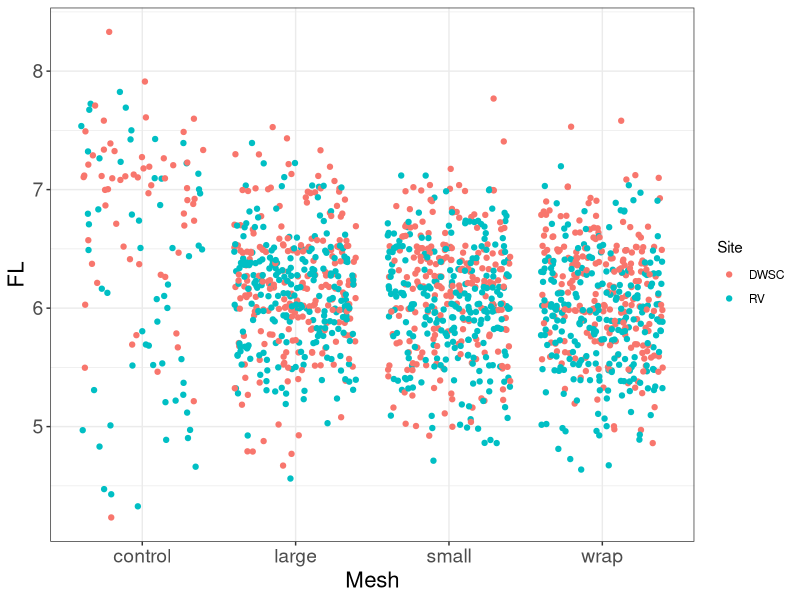
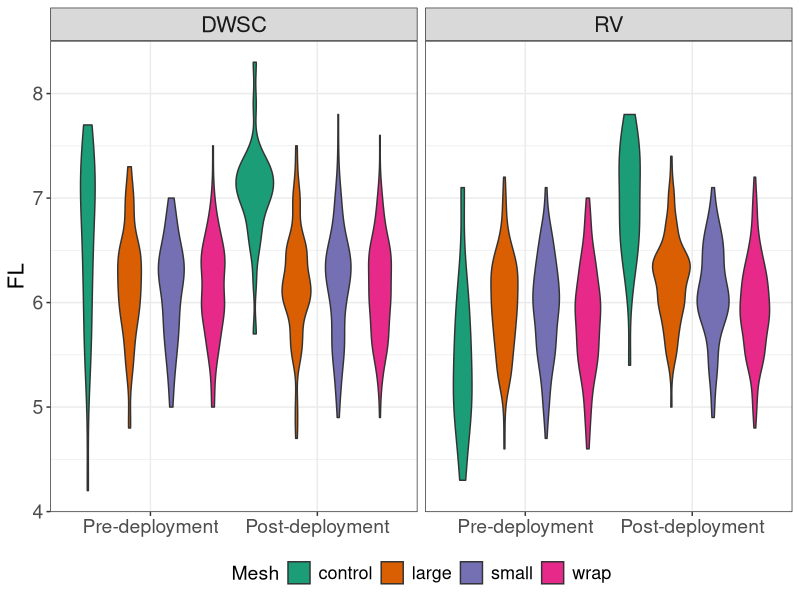
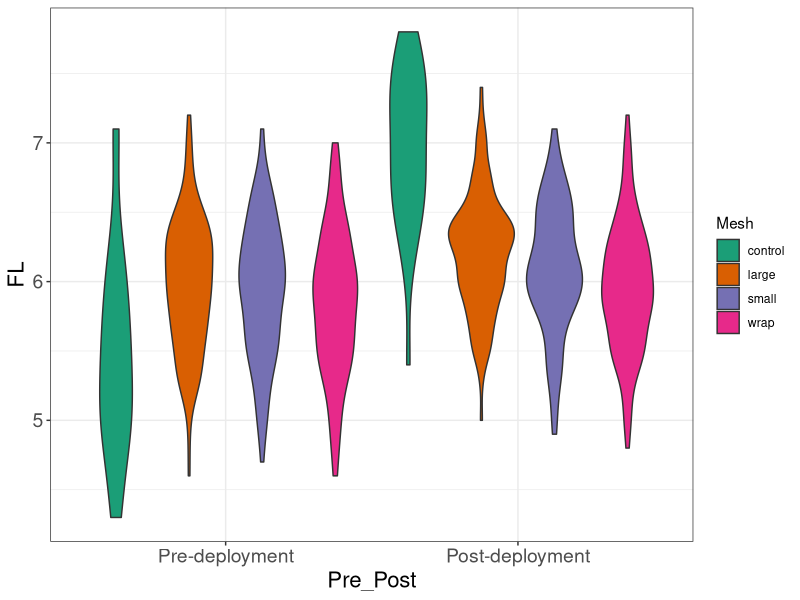
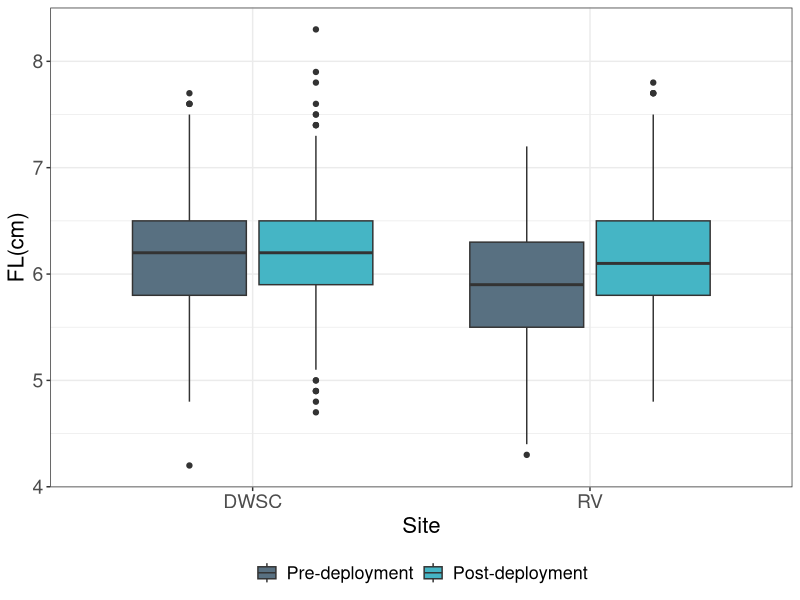
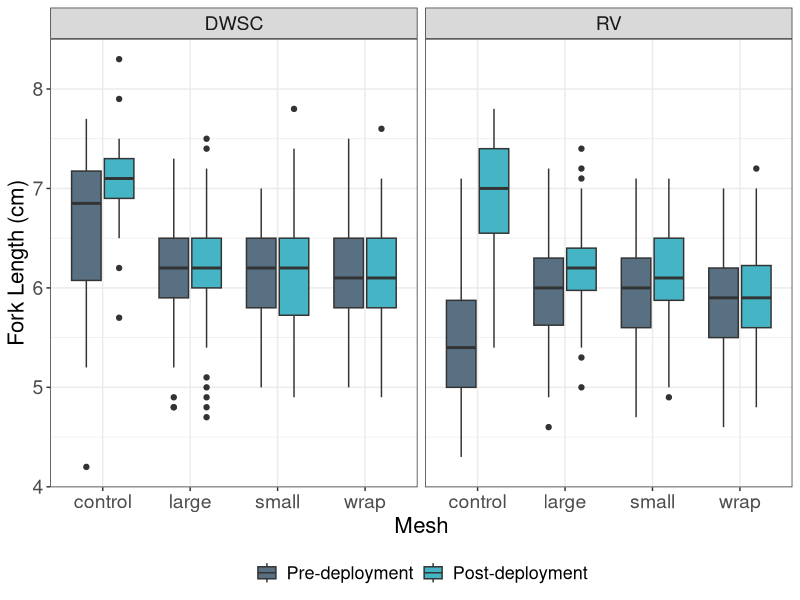
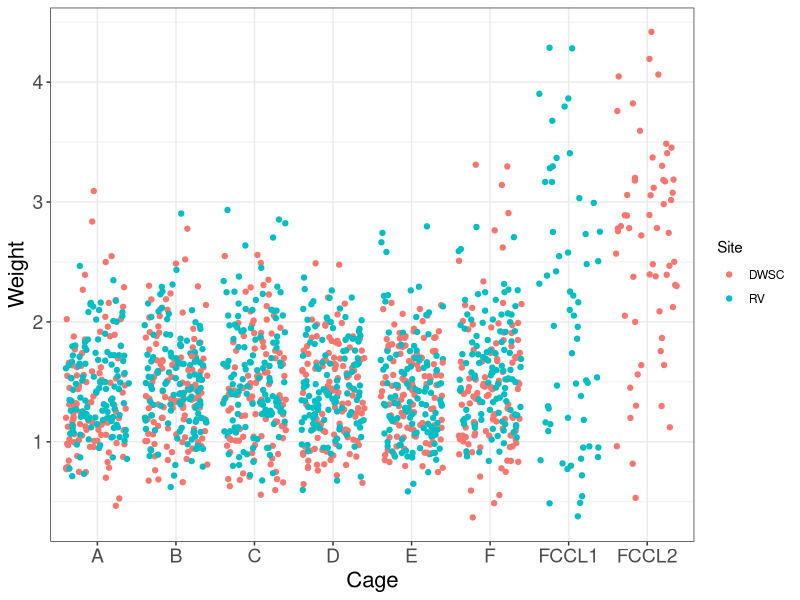
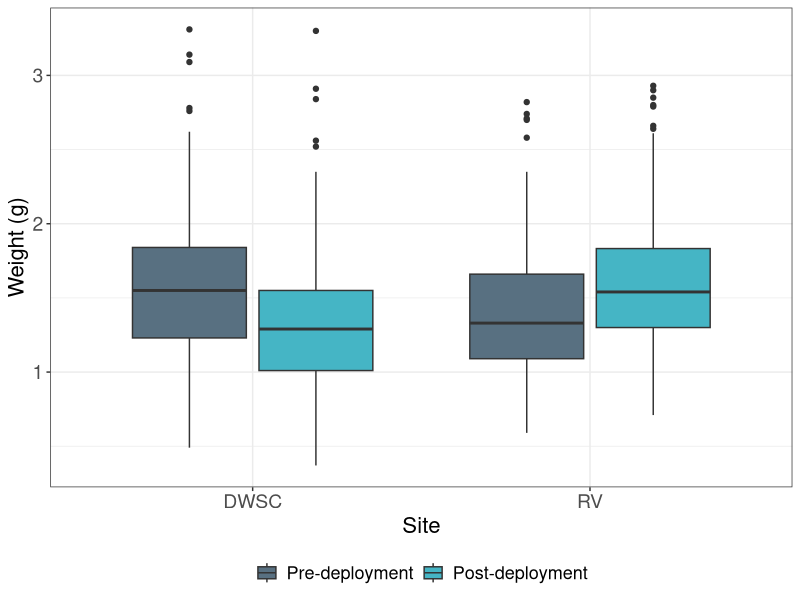
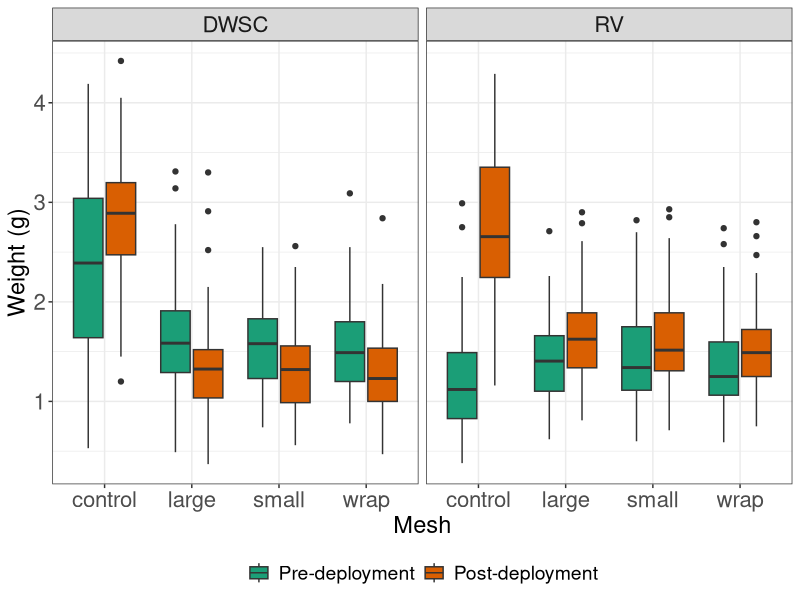

The R source for these figures, in order:
# Look at summary stats of Cage Data
# 5/2/19
# Catarina Pien

rm(list=ls(all=TRUE))
library(tidyverse)

# Load data --------------------------------------------
DWSC <- read.csv("smelt_2019_winterspring/data_raw/DWSC_Edited_Pre-Post_Data.csv")
DWSC$Site <- "DWSC"
RVR <- read.csv("smelt_2019_winterspring/data_raw/RVERS_Edited_Pre-Post_Data.csv")
RVR$Site <- "RV"
FCCL <- read.csv("smelt_2019_winterspring/data_raw/FCCL_Weight_Length_CF.csv")
FCCL_ed <- FCCL %>%
  select(c(1,4,5,6,9,10,11,12,13))
Cage1 <- rbind(DWSC, RVR)
Cage2 <- Cage1 %>%
  select(-c(Tag, Pre_post_Match))
Cage <- rbind(Cage2, FCCL_ed) %>%
  filter(Cage != "FC1") %>%
  filter(Cage != "FC2")

# Add cage type in --------------------------------------
Cage_type <- as.data.frame(matrix(0, ncol = 2, nrow = 8))
colnames(Cage_type) <- c("Cage", "Mesh")

Cage_type$Cage <- c("A", "B", "C", "D", "E", "F", "FCCL1", "FCCL2")
Cage_type$Mesh <- c("wrap", "large", "small", "small", "wrap", "large", "control", "control")

Cagetype_data <- merge(Cage, Cage_type, by = "Cage", all.x = TRUE)

# Write files
# write.csv(Cagetype_data, "CSV_Output/Cagetype_data.csv")

# Reorganize data -------------------------------
Cage$Site <- ordered(Cagetype_data$Site, levels = c("RV", "DWSC"))
Cage$Delta_Wt <- Cage$Post_Weight_g-Cage$Pre_Weight_g
Cage$Site <- ordered(Cage$Site, levels = c("RV", "DWSC"))

# Rearrange data to be able to look at pre-post differences 
Cage_FL <- pivot_longer(Cagetype_data, cols = c(Pre_FL_cm, Post_FL_cm), names_to = "Pre_Post", 
                        values_to = "FL" ) # for FL
Cage_Weight <- pivot_longer(Cagetype_data, cols = c(Pre_Weight_g, Post_Weight_g), names_to = "Pre_Post", 
                            values_to = "Weight" )
Cage_CF <- pivot_longer(Cagetype_data, cols = c(Pre_CF, Post_CF), names_to = "Pre_Post", 
                        values_to = "CF")

# Order Pre_Post variables so "pre" shows up first
Cage_FL$Pre_Post <- ordered(Cage_FL$Pre_Post, levels = c("Pre_FL_cm", "Post_FL_cm"))
levels(Cage_FL$Pre_Post) <- c("Pre-deployment", "Post-deployment")

Cage_Weight$Pre_Post <- ordered(Cage_Weight$Pre_Post, levels = c("Pre_Weight_g", "Post_Weight_g"))
levels(Cage_Weight$Pre_Post) <- c("Pre-deployment", "Post-deployment")

Cage_CF$Pre_Post <- ordered(Cage_CF$Pre_Post, levels = c("Pre_CF", "Post_CF"))
levels(Cage_CF$Pre_Post) <- c("Pre-deployment", "Post-deployment")

### Manuscript Table -----------------------------------------------------------

SumTable <- Cagetype_data %>%
  group_by(Site, Mesh) %>%
  drop_na(Pre_CF) %>%
  summarize(min.pre.fl = min(Pre_FL_cm) * 10,
            max.pre.fl = max(Pre_FL_cm) * 10,
            min.pre.Wt = min(Pre_Weight_g),
            max.pre.Wt = max(Pre_Weight_g), 
            n = n(),
            mean.pre.fl = round(mean(Pre_FL_cm),2) * 10,
            se.pre.fl = round(sd((Pre_FL_cm) * 10/sqrt(n)),2),
            mean.pre.wt = round(mean(Pre_Weight_g),2),
            se.pre.wt = round((sd(Pre_Weight_g) * 10/sqrt(n)),2)) 

SumTable_Post <- Cagetype_data %>%
  group_by(Site, Mesh) %>%
  drop_na(Post_FL_cm) %>%
  summarize(
            n = n(),
            mean.Post.fl = round(mean(Post_FL_cm),2) * 10,
            se.Post.fl = round(sd((Post_FL_cm) * 10/sqrt(n)),2),
            mean.Post.wt = round(mean(Post_Weight_g),2),
            se.Post.wt = round((sd(Post_Weight_g) * 10/sqrt(n)),2)) 


### Fork Length --------------------------------------------------------------------
## Calculate mean, sd, median for FL
Cage.FL.stat <- Cage %>%
  na.omit() %>%
  group_by(Site, Cage)%>%
  summarize(
    FL_pre_mean = mean(Pre_FL_cm),
    FL_pre_sd = sd(Pre_FL_cm),
    FL_post_mean = mean(Post_FL_cm),
    FL_post_sd = sd(Post_FL_cm),
    FL_pre_median = median(Pre_FL_cm),
    FL_post_median = median(Post_FL_cm),
    N = n())

# Write summary table
# write.csv(Cage.stat.FL, "CSV_Output/FL.csv")

# Size (FL) distributions - plot
ggplot(Cage_FL) +
  geom_jitter(aes(Mesh, FL, col = Site)) +
  theme_bw() +
  theme(axis.text = element_text(size = 14),
        axis.title = element_text(size = 16))

# Violin plots for FL 
  # Split up controls 
Cage_FL_DWSC <- Cage_FL%>%
  filter(Site == "DWSC")
Cage_FL_RV <- Cage_FL%>%
  filter(Site == "RV")
  # Plot
ggplot(Cage_FL) +
  geom_violin(aes(Pre_Post, FL, fill = Mesh), position = position_dodge(1)) +
  facet_wrap(~Site) +
  scale_fill_brewer(palette="Dark2")+
  theme_bw() +
  theme(axis.text = element_text(size = 14),
        axis.title.x = element_blank(),
        axis.title = element_text(size = 16),
        strip.text = element_text(size = 16),
        legend.title = element_text(size = 14),
        legend.text = element_text(size = 13),
        legend.position = "bottom")


ggplot(Cage_FL_RV) +
  geom_violin(aes(Pre_Post, FL, fill = Mesh), position = position_dodge(1)) +
  scale_fill_brewer(palette="Dark2")+
  theme_bw() +
  theme(axis.text = element_text(size = 14),
        axis.title = element_text(size = 16))

# Pre-Post Boxplot By site
ggplot(Cage_FL, aes(x = Site, y = FL, fill = Pre_Post)) +
  geom_boxplot() +
  labs(y = "FL(cm)")+
  scale_fill_manual(values = c("#587081", "#45b5c5"))+
  theme_bw() +
  theme(axis.text = element_text(size = 14),
        axis.title = element_text(size = 16),
        legend.text = element_text(size = 13),
        legend.title = element_blank(),
        legend.position = "bottom",
        strip.text = element_text(size = 14))

# Pre-Post Boxplot Size by Site and Cage #########
ggplot(Cage_FL, aes(x = Mesh, y = FL, fill = Pre_Post)) +
  geom_boxplot() +
  labs(y = "Fork Length (cm)")+
  scale_fill_manual(values = c("#587081", "#45b5c5"))+
  facet_wrap(~Site) +
  theme_bw() +
  theme(axis.text = element_text(size = 14),
        axis.title = element_text(size = 16),
        legend.text = element_text(size = 13),
        legend.title = element_blank(),
        legend.position = "bottom",
        strip.text = element_text(size = 14))

### Weight ------------------------------------------------------------------
## Weight Summary Table
# Calculate mean, median, sd for Weight
Cage.Wt.stat <- Cage %>%
  na.omit() %>%
  group_by(Site, Cage)%>%
  summarize(
    Weight_pre_mean = mean(Pre_Weight_g),
    Weight_pre_sd = sd(Pre_Weight_g),
    Weight_post_mean = mean(Post_Weight_g),
    Weight_post_sd = sd(Post_Weight_g),
    Weight_pre_median = median(Pre_Weight_g),
    Weight_post_median = median(Post_Weight_g),
    N = n())

# Write file
# write.csv(Cage.Wt.stat, "CSV_Output/Wt.csv")

# Weight distributions - plot
ggplot(Cage_Weight) +
  geom_jitter(aes(Cage, Weight, col = Site)) +
  theme_bw() +
  theme(axis.text = element_text(size = 14),
        axis.title = element_text(size = 16))

# Boxplot of Weight by site
  #remove controls
Cage_Weight_2 <- Cage_Weight %>%
  filter(Cage != "FCCL1") %>%
  filter(Cage != "FCCL2")

  # plot
ggplot(Cage_Weight_2, aes(x = Site, y = Weight, fill = Pre_Post)) +
  geom_boxplot() +
  labs(y = "Weight (g)")+
  scale_fill_manual(values = c("#587081", "#45b5c5"))+
  theme_bw() +
  theme(axis.text = element_text(size = 14),
        axis.title = element_text(size = 16),
        legend.text = element_text(size = 13),
        legend.title = element_blank(),
        legend.position = "bottom",
        strip.text = element_text(size = 14))

# Boxplot by site and cage
ggplot(Cage_Weight, aes(x = Mesh, y = Weight, fill = Pre_Post)) +
  geom_boxplot() +
  labs(y = "Weight (g)")+
  facet_wrap(~Site) +
  scale_fill_brewer(palette="Dark2")+
  theme_bw() +
  theme(axis.text = element_text(size = 16),
        axis.title = element_text(size = 17),
        legend.text = element_text(size = 14),
        legend.title = element_blank(),
        legend.position = "bottom",
        strip.text = element_text(size = 16))

# Delta Weight
Cage$Delta_Wt <- Cage$Post_Weight_g-Cage$Pre_Weight_g

ggplot(Cage, aes(x = Site, y = Delta_Wt, fill = Cage)) +
  geom_boxplot(outlier.shape = NA) +
  geom_hline(yintercept=0)+
  scale_fill_brewer(palette="Dark2")+
  labs(y = "Delta Weight (g)")+
  theme_bw() +
  theme(axis.text = element_text(size = 14),
        axis.title = element_text(size = 16),
        legend.text = element_text(size = 13),
        legend.title = element_text(size = 13),
        strip.text = element_text(size = 14))

### Condition Factor --------------------------------------------------------------

Cage.CF <- Cagetype_data %>%
  na.omit() %>%
  filter(Cage!="FCCL1") %>%
  filter(Cage!="FCCL2") %>%
  group_by(Site, Mesh)%>%
  summarize(
    Delta_CF_Mean = mean(Delta_CF),
    Delta_CF_sd = sd(Delta_CF),
    Delta_CF_median = median(Delta_CF),
    N = n()
  )

Cage.box <- Cage %>%
  na.omit() %>%
  group_by(Site, Cage)%>%
  summarize(
    Delta_CF_Mean = mean(Delta_CF),
    Delta_CF_sd = sd(Delta_CF),
    Delta_CF_median = median(Delta_CF),
    N = n()
  )

# write.csv(Cage.CF, "Condition_Factors.csv")

# Pre-Post Boxplot Size by Site and Cage #########
ggplot(Cage_CF, aes(x = Mesh, y = CF, fill = Pre_Post)) +
  geom_boxplot() +
  labs(y = "Condition Factor")+
  scale_fill_manual(values = c("violetred1", "violetred4"))+
  facet_wrap(~Site) +
  theme_bw() +
  theme(axis.text = element_text(size = 14),
        axis.title = element_text(size = 16),
        legend.text = element_text(size = 15),
        legend.title = element_blank(),
        legend.position = "bottom",
        strip.text = element_text(size = 14))

# Pre-Condition Factor 
ggplot(Cage, aes(Site, Pre_CF, fill = Cage)) + geom_boxplot() +
  scale_fill_brewer(palette="Dark2")+
  theme_bw() +
  theme(axis.text = element_text(size = 20),
        axis.title = element_text(size = 20))

# Delta CF Mean by cage  
ggplot(Cage.CF, aes(Mesh, Delta_CF_Mean, fill = Site)) + 
  geom_col(position = "dodge2") +
  scale_fill_brewer(palette="Dark2")+
  labs(y = "Mean Delta Condition Factor") +
  geom_errorbar(aes(ymin = Delta_CF_Mean - Delta_CF_sd, ymax = Delta_CF_Mean + Delta_CF_sd), 
                position = position_dodge(width = 0.9),
                width = 0.1) +
  theme_bw() +
  theme(axis.text = element_text(size = 20),
        axis.title = element_text(size = 20))

# CF mean by site
ggplot(Cage.CF, aes(Mesh, Delta_CF_Mean,  fill = Mesh)) + 
  facet_wrap(~Site)+
  geom_bar(position = "dodge2", stat = "identity") +
  scale_fill_brewer(palette="Dark2")+
  labs(y = "Mean Delta Condition Factor") +
  geom_errorbar(aes(ymin = Delta_CF_Mean - Delta_CF_sd, ymax = Delta_CF_Mean + Delta_CF_sd), width = 0.1, 
                position = position_dodge(0.9), color = "black") +
  theme_bw() +
  theme(axis.text = element_text(size = 18),
        axis.title = element_text(size = 18),
        strip.text = element_text(size = 18),
        legend.position = "none")

# CF boxplot by site
Cageonly <- Cagetype_data %>%
  filter(Cage != "FCCL1") %>%
  filter(Cage != "FCCL2")

ggplot(Cageonly, aes(Mesh, Delta_CF,  fill = Mesh)) +
  facet_wrap(~Site) +
  labs(y = "Delta Condition Factor") +
  geom_boxplot()+
  geom_hline(yintercept=0)+
  scale_fill_brewer(palette="Dark2")+
  theme_bw() +
  theme(axis.text = element_text(size = 15),
        axis.title = element_text(size = 17),
        strip.text = element_text(size = 16),
        legend.position = "none")

ggplot(Cageonly, aes(Site, Delta_CF,  fill = Site)) +
  labs(y = "Delta Condition Factor") +
  geom_boxplot()+
  geom_hline(yintercept=0)+
  scale_fill_brewer(palette="Dark2")+
  theme_bw() +
  theme(axis.text = element_text(size = 15),
        axis.title = element_text(size = 17),
        strip.text = element_text(size = 16),
        legend.position = "none")

# no outlier
ggplot(Cage, aes(Site, Delta_CF,  fill = Cage)) +
labs(y = "Delta Condition Factor") +
  geom_boxplot(outlier.shape = NA)+
  geom_hline(yintercept=0)+
  scale_fill_brewer(palette="Dark2")+
  theme_bw() +
  theme(axis.text = element_text(size = 14),
        axis.title = element_text(size = 16),
        legend.text = element_text(size = 16),
        legend.title = element_text(size = 16))

